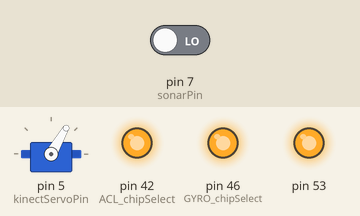
Bench run of a sketch on a simulated Arduino Mega 2560, built with avr-gcc and run on an emulated ATmega2560. Shown: servo, output pins drawn as LEDs (lit = HIGH). Inputs (shaded band) come from the test bench; at power-on: pin 7 (sonarPin) LOW. The ROS host is connected and sends only what is stated.

Above: at 0.1 s.
Timing chart, 0 to 1.6 s (numbered marks = the images above):
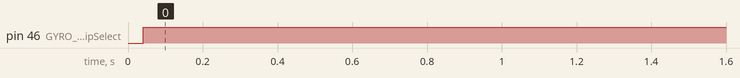

Measured:
- by itself, pin 46 (GYRO_chipSelect): LOW → HIGH at 0.04 s

The sketch:

sketchbook.ino
```cpp
/*
   SKETCH FOR READING PMOD GYRO BASED ON
   http://arduino.cc/en/Tutorial/BarometricPressureSensor
   http://arduino.cc/en/Tutorial/SPIEEPROM
   http://lbaigy.wordpress.com/2013/05/01/a-example-sketch-for-arduino-spi-communication/
*/

//GPS and ACL communicate by SPI

#include "acl_ADXL362.h"
#include "gyro_L3G4200D.h"
#include "kinect.h"
#include "sonar.h"

#include <SPI.h>
#include <Servo.h>
#include <TimerOne.h>

#include <TinyGPS.h>

//ROS libraries
#include <ros.h>
#include <ros/time.h>
#include <std_msgs/Int32.h>
#include <std_msgs/Int64.h>
#include <geometry_msgs/Twist.h>
#include <std_msgs/String.h>
#include <std_msgs/Float32.h>
#include <sensor_msgs/Range.h>
#include <sensor_msgs/LaserScan.h>
#define NUMREADINGS 100

const int MAX_DISTANCE = 300;

//LOOP CONTROL TO LIMIT SONAR READING FREQUENCY
int last_reading=0;

TinyGPS gps; // create a TinyGPS object

//ROS initialization
ros::NodeHandle nh;


//initializing the range and intensities size of the vectors -> arduino exclusive
float rangesVetor[NUMREADINGS];

std_msgs::Int64 lat_msg;
std_msgs::Int64 lon_msg;
std_msgs::Int64 fix_msg;
std_msgs::String NMEA_msg;

/*********************** SENSORES *********************/

//Pins used to connect to the sensors
const int GYRO_chipSelect=46;
const int ACL_chipSelect=42;
const int sonarPin = 7;

geometry_msgs::Twist acl_gyro_msg;
//sensor_msgs::LaserScan sonar_msg;
std_msgs::Float32 sonar_msg;

ros::Publisher acl_gyro_pub("acl_gyro_data", &acl_gyro_msg);
ros::Publisher sonar_pub("sonar_data", &sonar_msg);

ros::Publisher lat_pub("gps_lat_data", &lat_msg);
ros::Publisher lon_pub("gps_lon_data", &lon_msg);
//ros::Publisher fix_pub("fix", &fix_msg);
//ros::Publisher NMEA_pub("NMEA", &NMEA_msg);

/*********************** KINECT ***********************/

const int kinectServoPin = 5;

void kinectCb( const std_msgs::Int32& kinect_state )
{
  if(kinect_state.data >= 0 && kinect_state.data < KINECT_NUM_STATES)
  {
     kinect_setState((kinect_states) kinect_state.data);
  }
}
ros::Subscriber<std_msgs::Int32> kinect_sub("kinect_state", kinectCb);

std_msgs::Float32 kinect_angle_msg;
ros::Publisher kinect_angle_pub("kinect_horizontal_angle", &kinect_angle_msg);

/********************************************************/

int num_readings = 1;
double sonar_frequency = 20;

void setup()
{
  SPI.begin();
  // Serial.begin(115200);

  //initialize the data mode of the pins
  pinMode(GYRO_chipSelect, OUTPUT);
  digitalWrite(GYRO_chipSelect, HIGH);
  pinMode(ACL_chipSelect, OUTPUT);
  digitalWrite(ACL_chipSelect, HIGH);
//  pinMode(sonarPin, INPUT);

  //inits

  gyro_init(GYRO_chipSelect);

  kinect_init(kinectServoPin);

  Timer1.initialize(15000);         // initialize timer1, and set a 15ms period
  Timer1.attachInterrupt(kinect_update);  // attaches callback() as a timer overflow interrupt

  //ROS INITIALIZATION
  nh.initNode();

  nh.subscribe(kinect_sub);

  nh.advertise(sonar_pub);
  nh.advertise(acl_gyro_pub);
  nh.advertise(kinect_angle_pub);
  nh.advertise(lat_pub);
  nh.advertise(lon_pub);
//  nh.advertise(fix_pub);
//  nh.advertise(NMEA_pub);
//  nh.advertise(twist_pub);

}

char vetor[100], count=0;
float x = 0,y = 0,z = 0;

void readGps()
{
  if(Serial3.available())
  {
    int c = Serial3.read();
    // Encode() each byte
    // Check for new position if encode() returns "True"
    if(c==36 && count!=0)
    {
      vetor[count]='\0';
//      NMEA_msg.data = vetor;
//      NMEA_pub.publish ( &NMEA_msg );
      count=0;
    }
    vetor[count++]=c;
    if (gps.encode(c))
    {
      long lat, lon;
      unsigned long fix_age;
      gps.get_position(&lat, &lon, &fix_age);

      //ROS MESSAGES
      lat_msg.data = lat;
      lon_msg.data = lon;
      fix_msg.data = fix_age;
      //Print the results to ROS
      lat_pub.publish( &lat_msg );
      lon_pub.publish( &lon_msg );
      //fix_pub.publish( &fix_msg );

      /*
      if(fix_age == TinyGPS::GPS_INVALID_AGE)
      {
        //NO FIX EVER DETECTED
      }
      else if(fix_age > 2000)
      {
        //STALE DATA
      }
      else
      {
        //VALID DATA
        if (lat < 0) // Southern Hemisphere?
          digitalWrite(HEMISPHERE_PIN, HIGH);
        else
          digitalWrite(HEMISPHERE_PIN, LOW);
      }
      */

    }
  }
}

unsigned long lastTimeLoop = 0;
void loop()
{
  unsigned long time = millis();
  if(time - lastTimeLoop > 50)
  {
    lastTimeLoop = time;
    float distSonar = sonar_read(sonarPin);

// Float 32
    sonar_msg.data = distSonar;
    sonar_pub.publish(&sonar_msg);
/* **Laser Scan
    ros::Time scan_time = nh.now();

    sonar_msg.header.stamp = scan_time;
    sonar_msg.header.frame_id = "sonar_frame";
    sonar_msg.angle_min = -0.1;
    sonar_msg.angle_max = 0.1;
    sonar_msg.angle_increment = (sonar_msg.angle_max - sonar_msg.angle_min) / NUMREADINGS;
    sonar_msg.time_increment = (1 / sonar_frequency) / (NUMREADINGS);
    sonar_msg.range_min = 0.20;
    sonar_msg.range_max = 1.5;

    sonar_msg.ranges_length = NUMREADINGS;
    sonar_msg.ranges = rangesVetor;
    for(int i =0; i < NUMREADINGS; i++)
    {
       rangesVetor[i] = distSonar;
    }
  */

    acl_read_xyz(&x, &y, &z);
    acl_gyro_msg.linear.x = x;
    acl_gyro_msg.linear.y = y;
    acl_gyro_msg.linear.z = 0;

    gyro_read_xyz(&x, &y, &z);
    acl_gyro_msg.angular.x = x;
    acl_gyro_msg.angular.y = y;
    acl_gyro_msg.angular.z = z;

    acl_gyro_pub.publish(&acl_gyro_msg);

    void readGps();

    kinect_angle_msg.data = kinect_currentAngle();
    kinect_angle_pub.publish(&kinect_angle_msg);

    nh.spinOnce();
  }
}
```

acl_ADXL362.cpp
```cpp
#include "acl_ADXL362.h"

#define SPI_CLOCK		4000000 //4Mhz

#define G_TO_MS2		0.00980665 // DEFAULT FOR READING IS +-2g, and, in this configuration, the sensibility is approximatelly 1000LSB per g.

const byte ACL_PWR_DEFAULT_CONTROL_CMD	= 0b00010010; //low noise and mesuarement mode
const byte ACL_INT_DRDY_CMD				= 0b00000001;


int acl_csPin;

byte acl_axisData[6];

void acl_init(int csPin)
{
	acl_csPin = csPin;

	acl_reset();

	byte defaultConfig = ACL_PWR_DEFAULT_CONTROL_CMD;
	acl_write(ACL_PWR_CONTROL_REG, 1, &defaultConfig);

	byte interruptConfig = ACL_INT_DRDY_CMD;
	acl_write(ACL_INTMAP1_REG, 1, &interruptConfig);
}

void acl_reset()
{
        byte cmd = ACL_RESET_CMD;
	acl_write(ACL_RESET_REG, 1, &cmd);
	// tem delay obrigatorio
 	delay(10);
}

void acl_write(byte regAddress, int num, byte* values)
{
	SPI.beginTransaction(SPISettings(SPI_CLOCK, MSBFIRST, SPI_MODE0));
	//TODO: ver se é MSBFIRST ou LSBFIRST
	digitalWrite(acl_csPin,LOW);

	SPI.transfer(ACL_WRITE); //fala que vou escrever

	SPI.transfer(regAddress); //fala qual o reg destino inicial

	for(int i=0; i < num; i++)
		SPI.transfer(values[i]);

	digitalWrite(acl_csPin, HIGH);
	SPI.endTransaction();
}

void acl_read(byte regAddress, byte* values, int num)
{
	SPI.beginTransaction(SPISettings(SPI_CLOCK, MSBFIRST, SPI_MODE0));
	//TODO: ver se é MSBFIRST ou LSBFIRST
	digitalWrite(acl_csPin,LOW);

	SPI.transfer(ACL_READ); //fala que vou escrever

	SPI.transfer(regAddress); //fala qual o reg destino inicial
	int i = 0;
	for(i=0; i < num; i++)
		values[i] = SPI.transfer(0x00);

	digitalWrite(acl_csPin, HIGH);
	SPI.endTransaction();
}

void acl_read_xyz(float *x, float *y, float *z)
{
	acl_read(ACL_AXIS_REG, acl_axisData, 6);

	*x = (float)((((int)acl_axisData[1]<<8)|(int)acl_axisData[0]))*G_TO_MS2;
	*y = (float)((((int)acl_axisData[3]<<8)|(int)acl_axisData[2]))*G_TO_MS2;
        *z = (float)((((int)acl_axisData[5]<<8)|(int)acl_axisData[4]))*G_TO_MS2;
}
```

acl_ADXL362.h
```cpp
/**
 * Funções e constantes para acesso do acelerometro ADXL362
 */
#ifndef ACL_ADXL362_H
#define ACL_ADXL362_H

#include "Arduino.h"
#include <SPI.h>

//Most used registers in ACL ADXL362
const byte ACL_RESET_REG 				= 0x1F;
const byte ACL_RESET_CMD 				= 0x52;
const byte ACL_READ 					= 0x0B;
const byte ACL_WRITE 					= 0x0A;
const byte ACL_AXIS_REG					= 0x0E;

const byte ACL_PWR_CONTROL_REG 			= 0x2D;
//const byte ACL_PWR_DEFAULT_CONTROL_CMD	= 0x12; //low noise and mesuarement mode

const byte ACL_INTMAP1_REG				= 0x2A;
//const byte ACL_INT_DRDY_CMD				= 0x01;

/**
 * Configurações padrões para o ACL ADXL362
 * Sample Frequency 			= 100Hz
 * Antialising					= 1/4 = 25Hz = ODR/4
 * Power Mode					= Low noise
 * Full scale					= +-2g
 * Interrupt DRDY				= ON
 * Interrupt PIN 				= INTMAP1
 */
void acl_init(int csPin);

/**
 * Reseta o valor dos registradores acelerometro; função tem delay de 10ms
 */
void acl_reset();

/**
 *
 */
void acl_write(byte regAddress, int num, byte* values);

/**
 *
 */
void acl_read(byte regAddress, byte* values, int num);

/**
 *
 */
void acl_read_xyz(float *x, float *y, float *z);

#endif
```

gyro_L3G4200D.cpp
```cpp
#include "gyro_L3G4200D.h"

//GYRO COMMANDS

#define SPI_CLOCK		4000000 //4Mhz

// sensibilidade * pi / 180
#define DPS_TO_RADPS 	0.0001527163;

const byte GYRO_REG1_SR_200HZ		= 0b01000000;
const byte GYRO_REG1_25HZ_CUTOFF	= 0b00010000;
const byte GYRO_REG1_ENABLE_XYZ		= 0b00001111;

const byte GYRO_ENABLE_DRDY			= 0b00001000;

const byte GYRO_READ_MASK 			= 0b10000000;
const byte GYRO_WRITE_MASK 			= 0b01111111;
const byte GYRO_MULTIBYTE_MASK 		= 0b01000000;
const byte lastByte 				= 0b10111111;

int gyro_csPin;

byte gyro_axisData[6];

void gyro_init(int csPin)
{
	gyro_csPin = csPin;

	byte defaultConfig = GYRO_REG1_SR_200HZ |
						 GYRO_REG1_25HZ_CUTOFF |
						 GYRO_REG1_ENABLE_XYZ;

	gyro_write(GYRO_CTRL_REG1, 1, &defaultConfig);

	byte interruptConfig = GYRO_ENABLE_DRDY;
	gyro_write(GYRO_CTRL_REG3, 1, &interruptConfig);
}

void gyro_write(byte regAddress, int num, byte* values)
{
	SPI.beginTransaction(SPISettings(SPI_CLOCK, MSBFIRST, SPI_MODE3));
	digitalWrite(gyro_csPin, LOW); //chip enable

	regAddress &= GYRO_WRITE_MASK;

	if(num > 1) regAddress |= GYRO_MULTIBYTE_MASK;

	SPI.transfer(regAddress);
	for(int i=0; i < num; i++)
		SPI.transfer(values[i]);

	digitalWrite(gyro_csPin, HIGH);
	SPI.endTransaction();
}

void gyro_read(byte regAddress, byte* values, int num)
{
	SPI.beginTransaction(SPISettings(SPI_CLOCK, MSBFIRST, SPI_MODE3));
	digitalWrite(gyro_csPin, LOW); //chip enable

	regAddress |= GYRO_READ_MASK;

	if(num > 1) regAddress |= GYRO_MULTIBYTE_MASK;

	SPI.transfer(regAddress);
	for(int i=0; i < num; i++)
		values[i] = SPI.transfer(0x00);

	digitalWrite(gyro_csPin, HIGH);
	SPI.endTransaction();
}

void gyro_read_xyz(float *x, float *y, float *z)
{
	gyro_read(GYRO_AXIS_REG, gyro_axisData, 6);

	*x = (float)((((int)gyro_axisData[1]<<8)|(int)gyro_axisData[0]))*DPS_TO_RADPS;
	*y = (float)((((int)gyro_axisData[3]<<8)|(int)gyro_axisData[2]))*DPS_TO_RADPS;
	*z = (float)((((int)gyro_axisData[5]<<8)|(int)gyro_axisData[4]))*DPS_TO_RADPS;
}
```

gyro_L3G4200D.h
```cpp
/**
 * Funções e constantes para acesso do gyroscopio L3G4200D
 */
#ifndef GYRO_L3G4200D_H
#define GYRO_L3G4200D_H

#include "Arduino.h"
#include <SPI.h>

//Most used registers in GYRO L3G4200D
const byte GYRO_CTRL_REG1 	= 0x20;
const byte GYRO_CTRL_REG3	= 0x22;
const byte GYRO_AXIS_REG	= 0x28;

/**
 * Configurações padrões para o GYRO L3G4200D
 * Sample Frequency 			= 200Hz
 * Low Pass Filter Cut-off		= 25Hz
 * Power Mode					= NORMAL
 * Full scale					= 250dps
 * Interrupt DRDY				= ON
 */
void gyro_init(int csPin);

/**
 * Escreve um vetor de valores a partir do endereço especificado
 *
 * regAddress 	: endereço inicial especificado, cada valor values[i] é escrito em regAddress + i.
 * num 		: tamanho do vetor de valores
 * values 		: vetor de valores
 */
void gyro_write(byte regAddress, int num, byte* values);

/**
 * Le um vetor de valores a partir do endereço especificado
 *
 * regAddress 	: endereço inicial especificado, cada valor values[i] é lido de regAddress + i.
 * values 		: vetor de valores
 * num 		: tamanho do vetor de valores
 */
void gyro_read(byte regAddress, byte* values, int num);

/**
 * Função auxiliar para ler a velocidade nos eixos em rad/s
 */
void gyro_read_xyz(float *x, float *y, float *z);


#endif
```

kinect.cpp
```cpp
#include "kinect.h"

static Servo g_kinectServo;
static int g_currentAngle = 0;
static kinect_states g_currentState = KINECT_STOP;
int sweep_side = 0;
int sweep_counter = 0;

void kinect_init(const int servoPin)
{
  g_kinectServo.attach(servoPin);

  kinect_setAngle(0);
}

void kinect_update()
{
  switch(g_currentState)
  {
    case KINECT_LEFT:
      if(g_currentAngle < 115)
      {
        g_currentAngle+=1;
        g_kinectServo.write(g_currentAngle);
      }
    break;
    case KINECT_RIGHT:
      if(g_currentAngle > 5)
      {
        g_currentAngle-=1;
        g_kinectServo.write(g_currentAngle);
      }
    break;
    case KINECT_SWEEP:
      if(g_currentAngle == 5)
      {
        sweep_counter++;
	if(sweep_counter < 80)
	  return;
	else
	  sweep_counter = 0;
        if(sweep_side)
        {
          sweep_side = 0;
        }
        else
        {
          sweep_side = 1;
        }
      }
      else if(g_currentAngle == 60)
      {
	sweep_counter++;
	if(sweep_counter < 80)
	  return;
	else
          sweep_counter = 0;
      }
      else if(g_currentAngle == 115)
      {
        sweep_counter++;
	if(sweep_counter < 80)
	  return;
	else
	  sweep_counter = 0;
        if(sweep_side)
        {
          sweep_side = 0;
        }
        else
        {
          sweep_side = 1;
        }
      }
      if(sweep_side)
      {
	g_currentAngle++;
      }
      else
      {
	g_currentAngle--;
      }
      g_kinectServo.write(g_currentAngle);
    break;
    case KINECT_RESET:
      g_currentAngle = 60;
      g_kinectServo.write(g_currentAngle);
    break;
  }
}

void kinect_setState(kinect_states state)
{
  g_currentState = state;
}

kinect_states kinect_currentState()
{
  return g_currentState;
}

float kinect_currentAngle()
{
  return g_currentAngle - 60;
}

void kinect_setAngle(float angle)
{
  angle += 60;
  if(angle < 120 && angle > 0)
  {
    g_currentAngle = angle;
    g_kinectServo.write(g_currentAngle);
  }
}
```

kinect.h
```cpp
/**
 * Funções e constantes relacionados ao kinect
 */
#ifndef KINECT_H
#define KINECT_H

#include "Arduino.h"

#include <Servo.h>

typedef enum {
 KINECT_STOP = 0,
 KINECT_LEFT = 1,
 KINECT_RIGHT = 2,
 KINECT_SWEEP = 3,
 KINECT_RESET = 4,

 KINECT_NUM_STATES
} kinect_states;

/* Inicializa a biblioteca Servo */
void kinect_init(const int servoPin);

/* Atualiza o angulo do kinect de acordo com o estado atual */
void kinect_update();

/* Atualiza o estado atual do movimento do kinect */
void kinect_setState(kinect_states state);

kinect_states kinect_currentState();

float kinect_currentAngle();

void kinect_setAngle(float angle);

#endif
```

sonar.cpp
```cpp
#include "sonar.h"

static float g_lastDist = 0;
static unsigned long g_lastTime = 0;

float sonar_read(const int sonarPin)
{
  unsigned long time = millis();

  if(time - g_lastTime > 50)
  {
    g_lastTime = time;
    float tempo = pulseIn(sonarPin, HIGH);
    float tempDist = (tempo / float(5877));

    if(tempDist > 0)
    {
      g_lastDist = tempDist;
      return tempDist;
    }
  }
  return g_lastDist;
}
```

sonar.h
```cpp
#ifndef SONAR_H
#define SONAR_H

#include "Arduino.h"

float sonar_read(const int sonarPin);

#endif
```
